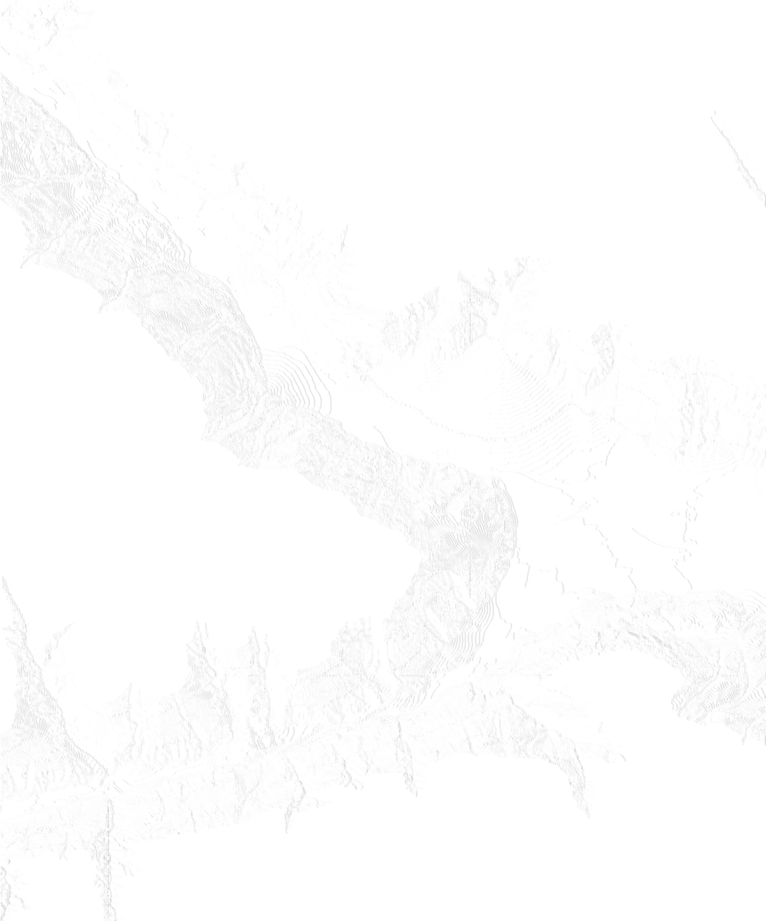
#> input picture trimmed_map.png, 766 x 921 px, shrunk from 1727 x 2078 before the run
$ python heatmap.py
#> lines starting #> are read from the running program, lines starting #| are printed output that depends on the picture
import numpy as np
import matplotlib.pyplot as plt
import matplotlib.colors as mcolors
from PIL import Image

# Load your grayscale PNG image
image_path = 'trimmed_map.png'
grayscale_image = np.array(Image.open(image_path).convert('L'))  # Convert to grayscale

# Normalize the grayscale image to the range [0, 1]
grayscale_image = grayscale_image / 255.0

# Choose a colormap (colormaps represent the "heat" levels)
colormap = 'summer'  # You can choose from various colormaps like 'hot', 'cool', 'jet', etc.

# Create a colormap instance
cmap = plt.get_cmap(colormap)

# Create a heatmap by applying the colormap to the grayscale image
heatmap = cmap(grayscale_image)
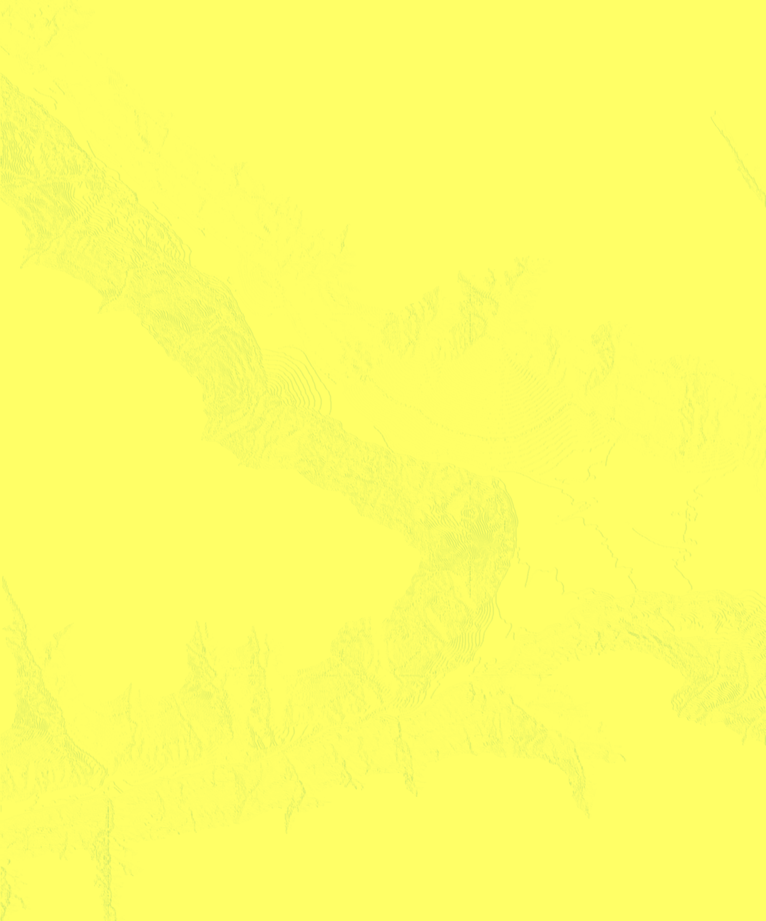
#> heatmap: shape (921, 766, 4) float64; mean of channels 0, 1, 2, 3 0.994, 0.997, 0.4, 1; drawn as R, G, B

# Display the heatmap
plt.imshow(heatmap, cmap=colormap)
plt.axis('off')  # Remove axes if needed

# Save or display the heatmap
plt.savefig('heatmap.png')  # Save as an image
plt.show()  # Display the heatmap in a window

# [6 lines of commented-out code are left out]
